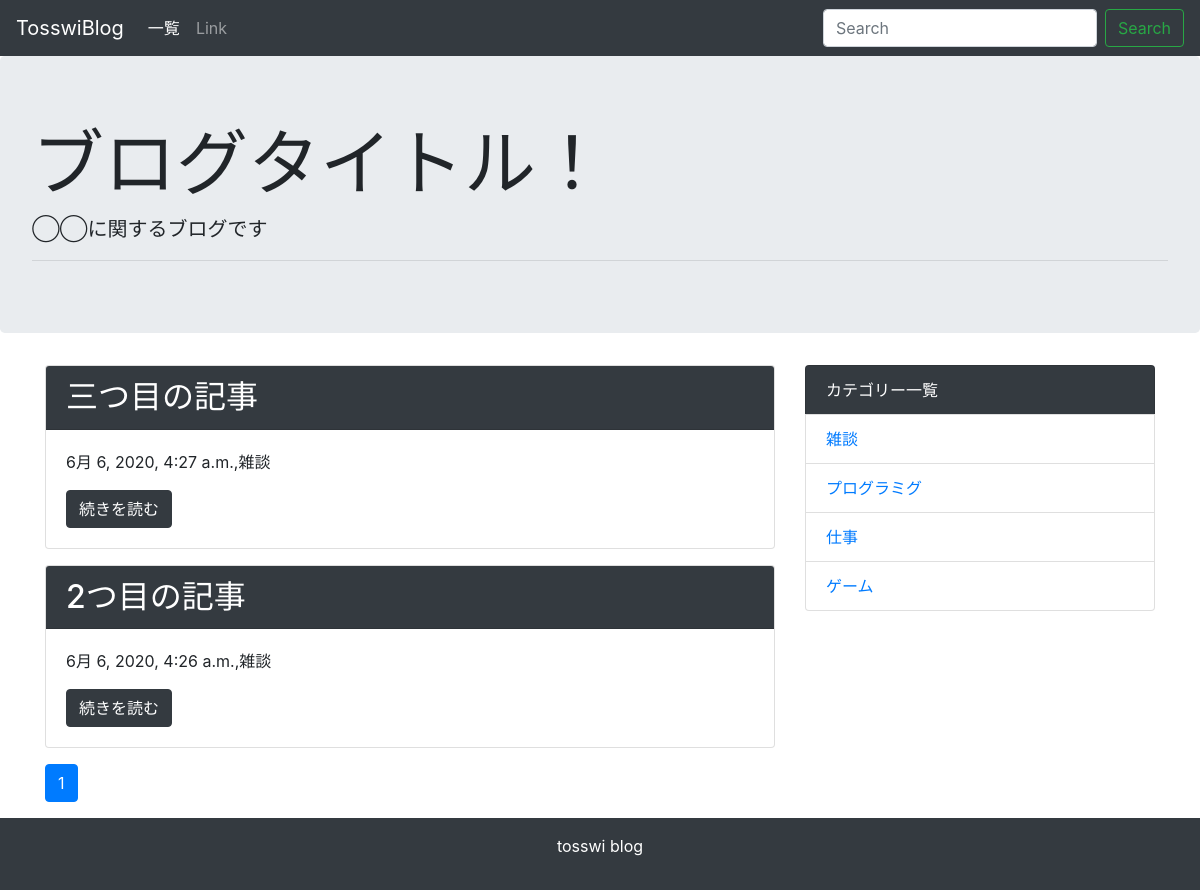
/category/1/ (signed in), run on the app's committed database.
### blog/models.py (models this page shows, shortened)
class Post(models.Model):
  title = models.CharField('タイトル',max_length=30)
  text = models.TextField('本文')
  created_at = models.DateTimeField('作成日',default=timezone.now)
  category = models.ForeignKey(Category,verbose_name='カテゴリー',on_delete=models.PROTECT)

class Category(models.Model):
  name = models.CharField('カテゴリー名',max_length=25)
  created_at = models.DateTimeField('作成日', default=timezone.now)
  def __str__(self):
    return self.name

### blog/views.py (the view)
# urls.py: path('category/<int:pk>/', views.CategoryView.as_view(), name='category'),
class CategoryView(generic.ListView):
    model = Post
    paginate_by = 10
    def get_queryset(self):
        category = get_object_or_404(Category, pk=self.kwargs['pk'])
        queryset = Post.objects.order_by('-created_at').filter(category=category)
        return queryset

### blog/context_processors.py (called while the page is built)
def common(request):
  context = {
    'category_list':Category.objects.all(),
  }
  return context

### blog/templatetags/mytag.py (called while the page is built)
@register.simple_tag
def url_replace(request, field, value):
    url_dict = request.GET.copy()
    url_dict[field] = value
    return url_dict.urlencode()

### blog/templates/blog/post_list.html
{% extends 'blog/base.html' %}
{% block content %}
{% for post in post_list %}
<div class="card mb-3">
  <h2 class="card-header bg-dark text-white">{{ post.title }}</h2>
  <div class="card-body">
    <p>{{ post.created_at }},{{ post.category }}</p>
    <a href="{% url 'blog:detail' post.pk %}" class="btn btn-dark">続きを読む</a>
  </div>
</div>
{% endfor %}
{% include 'blog/page.html' %}
{% endblock %}

### blog/templates/blog/base.html (shortened to what this page needs)
<!doctype html>
<html lang="ja">
  <head>
    <link rel="stylesheet" href="https://maxcdn.bootstrapcdn.com/bootstrap/4.0.0-beta.2/css/bootstrap.min.css">
  </head>
  <body>
    <nav class="navbar navbar-expand-lg navbar-dark bg-dark">
      <a class="navbar-brand" href="#">TosswiBlog</a>
      <div class="collapse navbar-collapse" id="navbarSupportedContent">
        <ul class="navbar-nav mr-auto">
          <li class="nav-item active">
            <a class="nav-link" href="{% url 'blog:index' %}">一覧</a>
          </li>
          {% if user.is_superuser %}
          <li class="nav-item">
            <a class="nav-link" href="{% url 'admin:index' %}">Link</a>
          </li>
          {% endif %}
        </ul>
        <form class="form-inline my-2 my-lg-0" method="GET" action="{% url 'blog:index' %}">
          <input class="form-control mr-sm-2" type="text" placeholder="Search" aria-label="Search" name="keyword">
          <button class="btn btn-outline-success my-2 my-sm-0" type="submit">Search</button>
        </form>
      </div>
    </nav>
    <div class="jumbotron">
      <h1 class="display-3">ブログタイトル！</h1>
      <p class="lead">◯◯に関するブログです</p>
      <hr class="my-2">
    </div>
    <div class="container">
      <div class="row">
        <div class="col-md-8">
          {% block content %}
          {% endblock %}
        </div>
        <div class="col-md-4">
          <ul class="list-group">
            <li class="list-group-item bg-dark text-white">カテゴリー一覧</li>
            {% for category in category_list %}
              <li class="list-group-item"><a href="{% url 'blog:category' category.pk %}">{{ category }}</a></li>
            {% endfor %}
          </ul>
        </div>
      </div>
    </div>
    <footer class="bg-dark text-white text-center py-3">
      <p>tosswi blog</p>
    </footer>
  </body>
</html>

### data on the page
Post: title "三つ目の記事", created_at "6月 6, 2020, 4:27 a.m.", category "雑談"
Post: title "2つ目の記事", created_at "6月 6, 2020, 4:26 a.m.", category "雑談"
Category: name "雑談"
Category: name "プログラミグ"
Category: name "仕事"
Category: name "ゲーム"

### other printed values
{{ link_page }} "1"
